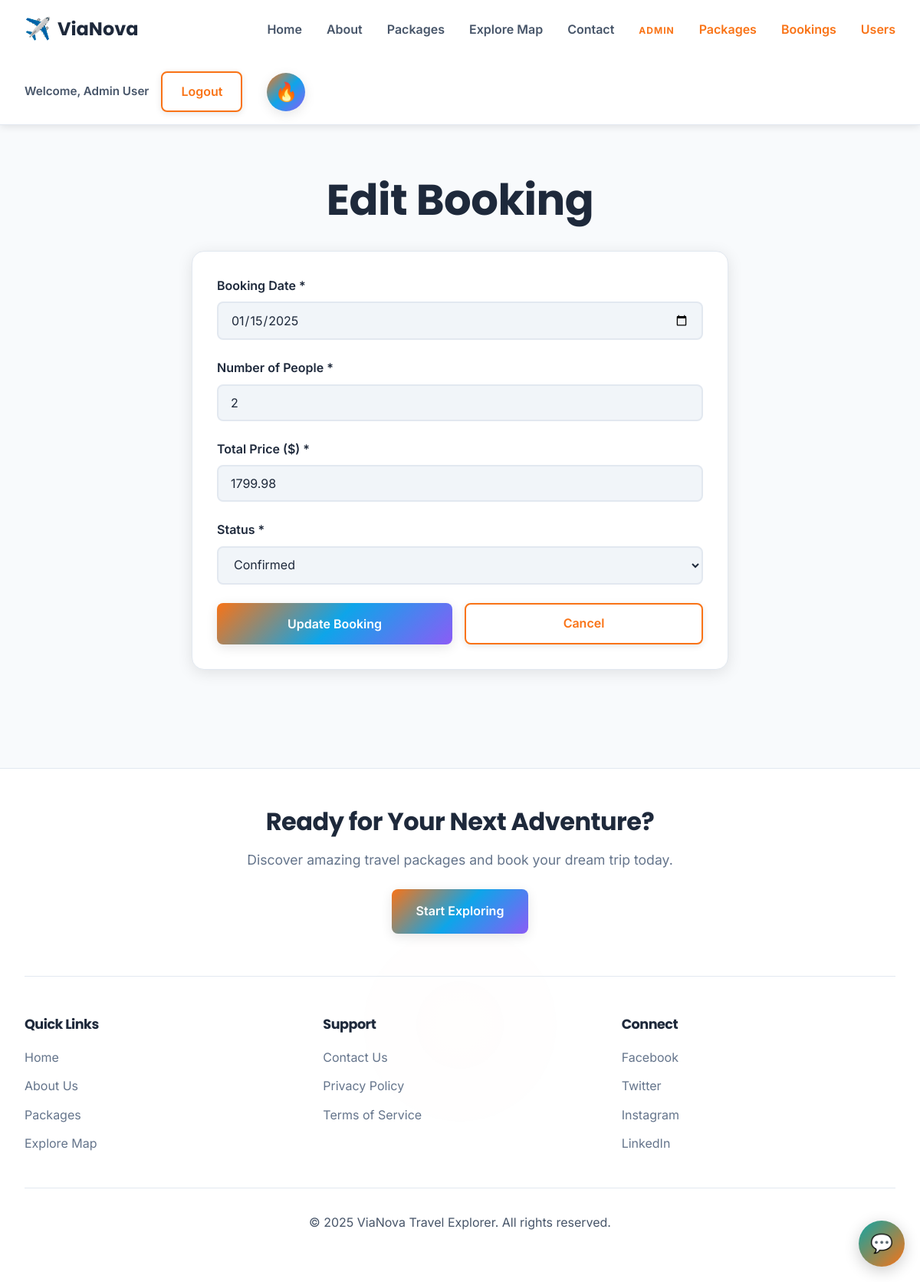
The app's page /admin/bookings/update.php?id=1 (signed in) with its own data.
### tables this page shows
CREATE TABLE bookings (
  id INT AUTO_INCREMENT PRIMARY KEY,
  user_id INT,
  package_id INT,
  booking_date DATE NOT NULL,
  status ENUM('pending', 'confirmed', 'cancelled') DEFAULT 'pending',
  number_of_people INT DEFAULT 1,
  total_price DECIMAL(10, 2),
  created_at TIMESTAMP DEFAULT CURRENT_TIMESTAMP,
  FOREIGN KEY (user_id) REFERENCES users(id) ON DELETE CASCADE,
  FOREIGN KEY (package_id) REFERENCES packages(id) ON DELETE CASCADE
);

### admin/bookings/update.php (the view, shortened to what this page needs)
<?php
require_once('../../config/db.php');
$booking_id = $_GET['id'] ?? null;
$booking_query = "SELECT id, user_id, package_id, booking_date, number_of_people, total_price, status FROM bookings WHERE id = " . intval($booking_id);
$booking_result = $conn->query($booking_query);
$booking = $booking_result->fetch_assoc();
include_once('../../includes/header.php');
?>
<?php include_once('../../includes/navbar.php'); ?>
<section style="padding: 4rem 2rem; min-height: 80vh;">
    <div style="max-width: 700px; margin: 0 auto;">
        <h1 style="text-align: center; margin-bottom: 2rem;">Edit Booking</h1>
        <form method="POST" action="update.php?id=<?php echo htmlspecialchars($booking_id); ?>" novalidate>
            <div class="form-group">
                <label for="booking_date">Booking Date *</label>
                <input type="date" id="booking_date" name="booking_date" required aria-label="Booking date"
                       value="<?php echo htmlspecialchars($_POST['booking_date'] ?? $booking['booking_date']); ?>">
            </div>
            <div class="form-group">
                <label for="number_of_people">Number of People *</label>
                <input type="number" id="number_of_people" name="number_of_people" min="1" required aria-label="Number of people"
                       value="<?php echo htmlspecialchars($_POST['number_of_people'] ?? $booking['number_of_people']); ?>">
            </div>
            <div class="form-group">
                <label for="total_price">Total Price ($) *</label>
                <input type="number" id="total_price" name="total_price" step="0.01" required aria-label="Total price"
                       value="<?php echo htmlspecialchars($_POST['total_price'] ?? $booking['total_price']); ?>">
            </div>
            <div class="form-group">
                <label for="status">Status *</label>
                <select id="status" name="status" required aria-label="Booking status">
                    <option value="confirmed" <?php echo (isset($_POST['status']) ? $_POST['status'] : $booking['status']) === 'confirmed' ? 'selected' : ''; ?>>Confirmed</option>
                </select>
            </div>
            <div style="display: flex; gap: 1rem;">
                <button type="submit" class="btn btn-primary" style="flex: 1;">Update Booking</button>
                <a href="read.php" class="btn btn-secondary" style="flex: 1; text-align: center;">Cancel</a>
            </div>
        </form>
    </div>
</section>
<?php include_once('../../includes/footer.php'); ?>

### style.css (style rules this page uses)
:root { --bg-primary: #f8fafc; --bg-secondary: #ffffff; --bg-card: #ffffff; --bg-input: #f1f5f9; --text-primary: #1e293b; --text-secondary: #475569; --text-muted: #64748b; --accent-primary: #f97316; --accent-teal: #0ea5e9; --accent-orange: #f97316; --border-color: #e2e8f0; --shadow-color: rgba(0, 0, 0, 0.1); --gradient-main: linear-gradient(135deg, #f97316 0%, #0ea5e9 50%, #8b5cf6 100%); --gradient-hero: linear-gradient(135deg, rgba(248, 250, 252, 0.9) 0%, rgba(241, 245, 249, 0.8) 100%); --font-heading: 'Poppins', sans-serif; --font-body: 'Inter', sans-serif; --transition-default: all 0.3s cubic-bezier(0.4, 0, 0.2, 1); }
* { margin: 0; padding: 0; box-sizing: border-box; }
html { scroll-behavior: smooth; }
body { font-family: var(--font-body); background-color: var(--bg-primary); color: var(--text-primary); line-height: 1.6; transition: background-color 0.4s ease, color 0.4s ease; }
h1, h2, h3, h4, h5, h6 { font-family: var(--font-heading); font-weight: 700; margin-bottom: 1rem; letter-spacing: -0.5px; color: var(--text-primary); transition: color 0.4s ease; }
h1 { font-size: 3.5rem; line-height: 1.2; }
a { color: var(--accent-teal); text-decoration: none; transition: var(--transition-default); }
.btn { padding: 0.75rem 1.5rem; border: none; border-radius: 0.5rem; font-family: var(--font-body); font-size: 1rem; font-weight: 600; cursor: pointer; transition: var(--transition-default); text-decoration: none; display: inline-block; text-align: center; }
.btn-primary { background: var(--gradient-main); color: white; box-shadow: 0 4px 15px var(--shadow-color); position: relative; overflow: hidden; }
.btn-primary::before { content: ''; position: absolute; top: 0; left: -100%; width: 100%; height: 100%; background: linear-gradient(90deg, transparent, rgba(255,255,255,0.2), transparent); transition: left 0.5s; }
.btn-secondary { background-color: var(--bg-secondary); border: 2px solid var(--accent-primary); color: var(--accent-primary); box-shadow: 0 2px 8px var(--shadow-color); transition: var(--transition-default); }
form { background-color: var(--bg-card); padding: 2rem; border-radius: 1rem; box-shadow: 0 4px 20px var(--shadow-color); border: 1px solid var(--border-color); transition: background-color 0.4s ease, border-color 0.4s ease; }
.form-group { margin-bottom: 1.5rem; }
.form-group label { display: block; margin-bottom: 0.5rem; font-weight: 600; color: var(--text-primary); transition: color 0.4s ease; }
.form-group input, .form-group select, .form-group textarea { width: 100%; padding: 0.75rem 1rem; border: 2px solid var(--border-color); border-radius: 0.5rem; font-size: 1rem; font-family: var(--font-body); background-color: var(--bg-input); color: var(--text-primary); transition: border-color 0.3s ease, background-color 0.4s ease, color 0.4s ease; }
.form-group input::placeholder, .form-group textarea::placeholder { color: var(--text-muted); }

### records on screen
bookings: booking_date "01/15/2025", number_of_people "2", total_price "1799.98", status "Confirmed"

### other values on screen
$_SESSION['user'] "Admin User"
